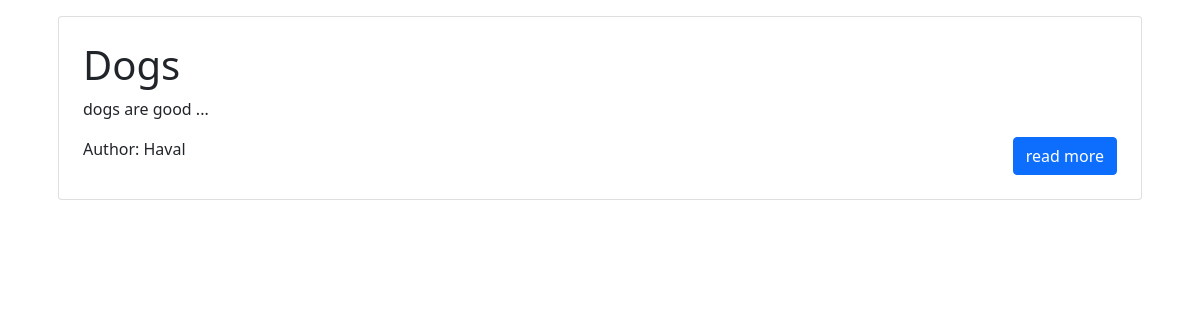
/, run on an earlier commit of the app's database.
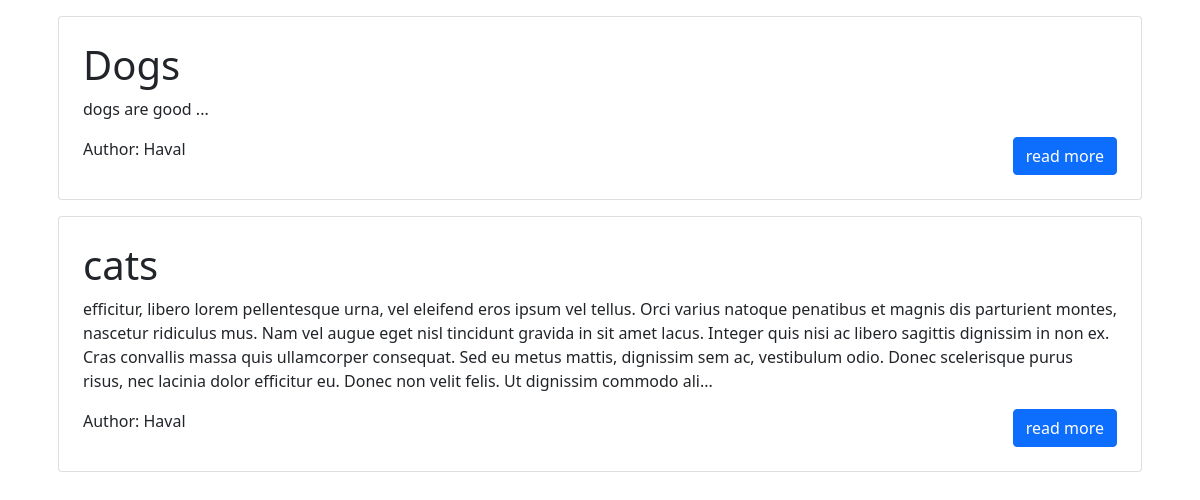
And on a later commit of the database.
### blog/models.py (models this page shows, shortened)
class Post(models.Model):
    title = models.CharField(max_length=200)
    content = models.TextField()
    date_created = models.DateTimeField(auto_now_add=True)
    slug = models.SlugField(max_length=200, unique=True)
    author = models.ForeignKey(to=User, on_delete=models.CASCADE)
    status = models.IntegerField(choices=STATUS, default=0)

### blog/views.py (the view)
# urls.py: path("", views.PostList.as_view(), name="home_view")]
class PostList(generic.ListView):
    queryset = Post.objects.filter(status=1).order_by("-date_created")
    template_name = "index.html"

### templates/index.html (shortened to what this page needs)
<!DOCTYPE html>
<html>
<head>
    <link href="https://cdn.jsdelivr.net/npm/bootstrap@5.0.2/dist/css/bootstrap.min.css" rel="stylesheet"
>
    <link rel="stylesheet" href="">
</head>
<body>
    <div class="container">
        {% for post in post_list %}
            <div class="card m-3 p-2">
                <div class="card-body">
                    <div class="card-title">
                        <h1>{{post.title}}</h1>
                    </div>
                    <p class="card-text ">
                        {{post.content | slice:"500"}}...
                    </p>
                    <div class="d-flex justify-content-between">
                        <span class="card-text">Author: {{post.author | title}}</span>
                        <a class="btn btn-primary btn-xs btn-block" href="{% url 'blog_view' post.slug %}">
                            read more
                        </a>
                    </div>
                    </div>
                    </div>
                    {% endfor%}
</div>
</body>
</html>

What changed in the data, as far as the page shows it:
added Post: title "cats", content "efficitur, libero lorem pellentesque urna, vel eleifend eros ipsum vel tellus. Orci varius natoque penatibus et magnis dis parturient montes, nascetur ridiculus mus. Nam vel augue eget nisl tincidunt gravida in sit amet lacus. Integer quis nisi ac libero sagittis dignissim in non ex. Cras convallis massa quis ullamcorper consequat. Sed eu metus mattis, dignissim sem ac, vestibulum odio. Donec scelerisque purus risus, nec lacinia dolor efficitur eu. Donec non velit felis. Ut dignissim commodo ali", author "Haval"
